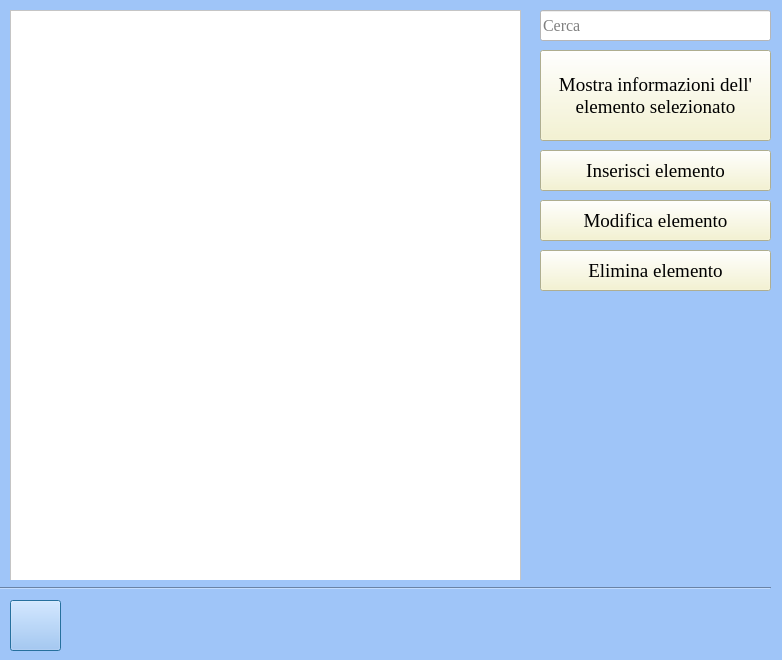
<?xml version="1.0" encoding="UTF-8"?>
<ui version="4.0">
 <class>Dialog</class>
 <widget class="QDialog" name="Dialog">
  <property name="geometry">
   <rect>
    <x>0</x>
    <y>0</y>
    <width>782</width>
    <height>660</height>
   </rect>
  </property>
  <property name="windowTitle">
   <string>Gestione magazzino - Admin</string>
  </property>
  <property name="styleSheet">
   <string notr="true">background-color: rgb(159, 197, 248);</string>
  </property>
  <widget class="QTableView" name="tableMagazzino">
   <property name="geometry">
    <rect>
     <x>10</x>
     <y>10</y>
     <width>511</width>
     <height>571</height>
    </rect>
   </property>
   <property name="styleSheet">
    <string notr="true">background-color: rgb(255, 255, 255);</string>
   </property>
  </widget>
  <widget class="QPushButton" name="btIndietro">
   <property name="geometry">
    <rect>
     <x>10</x>
     <y>600</y>
     <width>51</width>
     <height>51</height>
    </rect>
   </property>
   <property name="styleSheet">
    <string notr="true">
image: url(:/icone/Icons/arrow-left.svg);</string>
   </property>
   <property name="text">
    <string/>
   </property>
  </widget>
  <widget class="Line" name="line">
   <property name="geometry">
    <rect>
     <x>0</x>
     <y>580</y>
     <width>771</width>
     <height>16</height>
    </rect>
   </property>
   <property name="orientation">
    <enum>Qt::Horizontal</enum>
   </property>
  </widget>
  <widget class="QLineEdit" name="txtCerca">
   <property name="geometry">
    <rect>
     <x>540</x>
     <y>10</y>
     <width>231</width>
     <height>31</height>
    </rect>
   </property>
   <property name="font">
    <font>
     <family>Georgia</family>
     <pointsize>12</pointsize>
    </font>
   </property>
   <property name="styleSheet">
    <string notr="true">background-color: rgb(255, 255, 255);</string>
   </property>
   <property name="text">
    <string/>
   </property>
   <property name="placeholderText">
    <string>Cerca</string>
   </property>
  </widget>
  <widget class="QPushButton" name="btMostraDettaglio">
   <property name="geometry">
    <rect>
     <x>540</x>
     <y>50</y>
     <width>231</width>
     <height>91</height>
    </rect>
   </property>
   <property name="font">
    <font>
     <family>Georgia</family>
     <pointsize>14</pointsize>
    </font>
   </property>
   <property name="styleSheet">
    <string notr="true">background-color: rgb(245, 243, 201);</string>
   </property>
   <property name="text">
    <string>Mostra informazioni dell'
elemento selezionato</string>
   </property>
  </widget>
  <widget class="QPushButton" name="btInserisciElemento">
   <property name="geometry">
    <rect>
     <x>540</x>
     <y>150</y>
     <width>231</width>
     <height>41</height>
    </rect>
   </property>
   <property name="font">
    <font>
     <family>Georgia</family>
     <pointsize>14</pointsize>
    </font>
   </property>
   <property name="styleSheet">
    <string notr="true">background-color: rgb(245, 243, 201);</string>
   </property>
   <property name="text">
    <string>Inserisci elemento</string>
   </property>
  </widget>
  <widget class="QPushButton" name="btModificaElemento">
   <property name="geometry">
    <rect>
     <x>540</x>
     <y>200</y>
     <width>231</width>
     <height>41</height>
    </rect>
   </property>
   <property name="font">
    <font>
     <family>Georgia</family>
     <pointsize>14</pointsize>
    </font>
   </property>
   <property name="styleSheet">
    <string notr="true">background-color: rgb(245, 243, 201);</string>
   </property>
   <property name="text">
    <string>Modifica elemento</string>
   </property>
  </widget>
  <widget class="QPushButton" name="btRimuoviElemento">
   <property name="geometry">
    <rect>
     <x>540</x>
     <y>250</y>
     <width>231</width>
     <height>41</height>
    </rect>
   </property>
   <property name="font">
    <font>
     <family>Georgia</family>
     <pointsize>14</pointsize>
    </font>
   </property>
   <property name="styleSheet">
    <string notr="true">background-color: rgb(245, 243, 201);</string>
   </property>
   <property name="text">
    <string>Elimina elemento</string>
   </property>
  </widget>
 </widget>
 <resources>
  <include location="Resources/icons.qrc"/>
 </resources>
 <connections/>
</ui>
